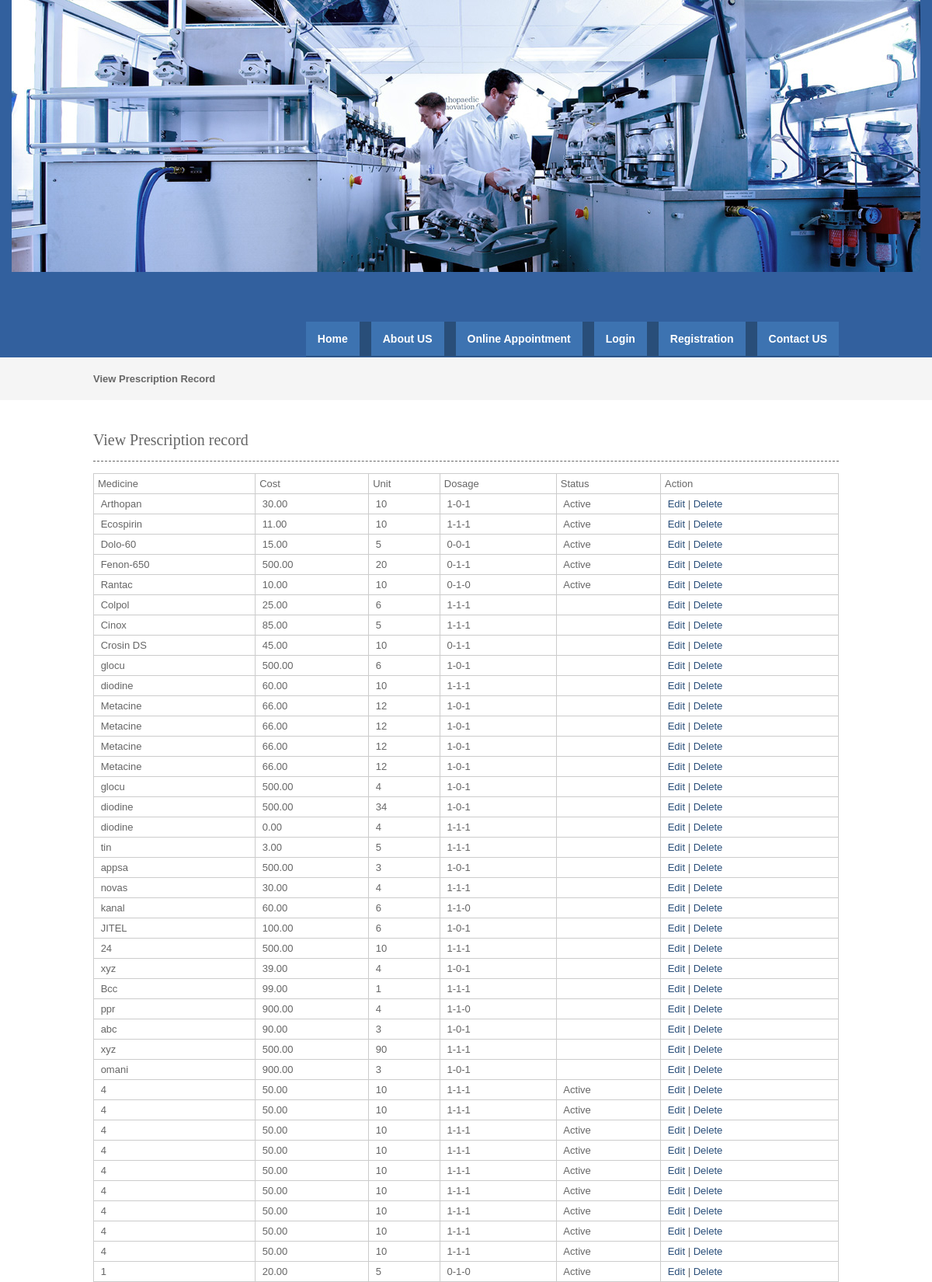
The page /viewprescriptionrecord.php (upper part) on the database its author committed.
### tables this page shows
CREATE TABLE `prescription_records` (
  `prescription_record_id` int(10) NOT NULL,
  `prescription_id` int(10) NOT NULL,
  `medicine_name` varchar(25) NOT NULL,
  `cost` float(10,2) NOT NULL,
  `unit` int(10) NOT NULL,
  `dosage` varchar(25) NOT NULL,
  `status` varchar(10) NOT NULL
);

### viewprescriptionrecord.php (the view, shortened to what this page needs)
<?php
include("header.php");
include("dbconnection.php");
?>
<div class="wrapper col2">
  <div id="breadcrumb">
    <ul>
      <li class="first">View Prescription Record</li></ul>
  </div>
</div>
<div class="wrapper col4">
  <div id="container">
    <h1>View Prescription record</h1>
    <table width="200" border="3">
      <tbody>
        <tr>
          <td>Medicine</td>
          <td>Cost</td>
          <td>Unit</td>
          <td>Dosage</td>
          <td>Status</td>
          <td>Action</td>
        </tr>
         <?php
		$sql ="SELECT * FROM prescription_records";
		$qsql = mysqli_query($con,$sql);
		while($rs = mysqli_fetch_array($qsql))
		{
        echo "<tr>
          <td>&nbsp;$rs[medicine_name]</td>
          <td>&nbsp;$rs[cost]</td>
		   <td>&nbsp;$rs[unit]</td>
		    <td>&nbsp;$rs[dosage]</td>
			 <td>&nbsp;$rs[status]</td>
			  <td>&nbsp;<a href='prescriptionrecord.php?editid=$rs[prescription_record_id]'>Edit</a>  | <a href='viewprescriptionrecord.php?delid=$rs[prescription_record_id]'>Delete</a> </td>
        </tr>";
		}
		?>
      </tbody>
    </table>
  </div>
</div>

### layout/styles/layout.css (style rules this page uses)
html { overflow-y:scroll; }
body { margin:0; padding:0; font-size:13px; font-family:verdana, Arial, Helvetica, sans-serif; color:#FFFFFF; background-color:#4F473A; }
a { outline:none; text-decoration:none; }
div.wrapper { display:block; width:100%; margin:0; text-align:left; }
.col2 { color:#666666; background-color:#F5F5F5; }
.col3, .col4 { color:#666666; background-color:#FFFFFF; }
#head, #gallery, #breadcrumb, #container, #footer { display:block; position:relative; width:960px; margin:0 auto; }
#breadcrumb { padding:20px 0; }
#breadcrumb ul { margin:0; padding:0; list-style:none; }
#breadcrumb ul li { display:inline; }
#breadcrumb ul li.first { font-weight:bold; }
#container { padding:40px 0; }
#container h1, #container h2, #container h3, #container h4, #container h5, #container h6 { margin:0 0 15px 0; padding:0 0 15px 0; line-height:normal; font-weight:normal; font-size:20px; font-family:Georgia, "Times New Roman", Times, serif; border-bottom:1px dashed #666666; }
#container a { color:#294E79; background-color:#FFFFFF; }

### layout/styles/tables.css (style rules this page uses)
table { width:100%; border-collapse:collapse; table-layout:auto; vertical-align:top; margin-bottom:15px; border:1px solid #CCCCCC; }
table tbody td { vertical-align:top; border-collapse:collapse; border-left:1px solid #CCCCCC; border-right:1px solid #CCCCCC; }
table thead th, table tbody td { padding:5px; border-collapse:collapse; }

### rows shown on the page
prescription_records: medicine_name "Arthopan", cost "30.00", unit "10", dosage "1-0-1", status "Active"
prescription_records: medicine_name "Ecospirin", cost "11.00", unit "10", dosage "1-1-1", status "Active"
prescription_records: medicine_name "Dolo-60", cost "15.00", unit "5", dosage "0-0-1", status "Active"
prescription_records: medicine_name "Fenon-650", cost "500.00", unit "20", dosage "0-1-1", status "Active"
prescription_records: medicine_name "Rantac", cost "10.00", unit "10", dosage "0-1-0", status "Active"
prescription_records: medicine_name "Colpol", cost "25.00", unit "6", dosage "1-1-1"
prescription_records: medicine_name "Cinox", cost "85.00", unit "5", dosage "1-1-1"
prescription_records: medicine_name "Crosin DS", cost "45.00", unit "10", dosage "0-1-1"
prescription_records: medicine_name "glocu", cost "500.00", unit "6", dosage "1-0-1"
prescription_records: medicine_name "diodine", cost "60.00", unit "10", dosage "1-1-1"
prescription_records: medicine_name "Metacine", cost "66.00", unit "12", dosage "1-0-1"
prescription_records: medicine_name "Metacine", cost "66.00", unit "12", dosage "1-0-1"
prescription_records: medicine_name "Metacine", cost "66.00", unit "12", dosage "1-0-1"
prescription_records: medicine_name "Metacine", cost "66.00", unit "12", dosage "1-0-1"
prescription_records: medicine_name "glocu", cost "500.00", unit "4", dosage "1-0-1"
prescription_records: medicine_name "diodine", cost "500.00", unit "34", dosage "1-0-1"
prescription_records: medicine_name "diodine", cost "0.00", unit "4", dosage "1-1-1"
prescription_records: medicine_name "tin", cost "3.00", unit "5", dosage "1-1-1"
prescription_records: medicine_name "appsa", cost "500.00", unit "3", dosage "1-0-1"
prescription_records: medicine_name "novas", cost "30.00", unit "4", dosage "1-1-1"
prescription_records: medicine_name "kanal", cost "60.00", unit "6", dosage "1-1-0"
prescription_records: medicine_name "JITEL", cost "100.00", unit "6", dosage "1-0-1"
prescription_records: medicine_name "24", cost "500.00", unit "10", dosage "1-1-1"
prescription_records: medicine_name "xyz", cost "39.00", unit "4", dosage "1-0-1"
prescription_records: medicine_name "Bcc", cost "99.00", unit "1", dosage "1-1-1"
prescription_records: medicine_name "ppr", cost "900.00", unit "4", dosage "1-1-0"
prescription_records: medicine_name "abc", cost "90.00", unit "3", dosage "1-0-1"
prescription_records: medicine_name "xyz", cost "500.00", unit "90", dosage "1-1-1"
prescription_records: medicine_name "omani", cost "900.00", unit "3", dosage "1-0-1"
prescription_records: medicine_name "4", cost "50.00", unit "10", dosage "1-1-1", status "Active"
prescription_records: medicine_name "4", cost "50.00", unit "10", dosage "1-1-1", status "Active"
prescription_records: medicine_name "4", cost "50.00", unit "10", dosage "1-1-1", status "Active"
prescription_records: medicine_name "4", cost "50.00", unit "10", dosage "1-1-1", status "Active"
prescription_records: medicine_name "4", cost "50.00", unit "10", dosage "1-1-1", status "Active"
prescription_records: medicine_name "4", cost "50.00", unit "10", dosage "1-1-1", status "Active"
prescription_records: medicine_name "4", cost "50.00", unit "10", dosage "1-1-1", status "Active"
prescription_records: medicine_name "4", cost "50.00", unit "10", dosage "1-1-1", status "Active"
prescription_records: medicine_name "4", cost "50.00", unit "10", dosage "1-1-1", status "Active"
prescription_records: medicine_name "1", cost "20.00", unit "5", dosage "0-1-0", status "Active"
